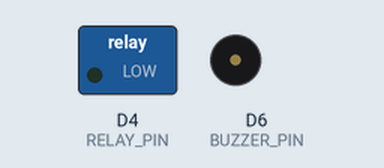
Bench run of a sketch on a simulated ESP8266 (NodeMCU). Parts: switched loads named in the sketch (green lamp = pin HIGH), buzzer (waves = sounding, pin HIGH). WiFi joins after 1.5 s; servers stay silent unless stated; uploads are accepted with an empty reply; what the sketch prints to the serial monitor is not drawn.

Above: at 2.3 s.
At 3.4 s:
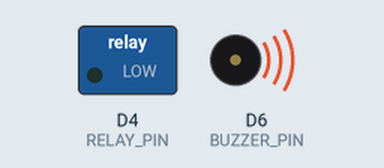
Timing chart, 0 to 4.7 s (numbered marks = the images above):
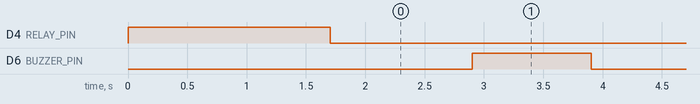

Measured:
- by itself, D4 (RELAY_PIN): HIGH → LOW at 1.7 s
- by itself, D6 (BUZZER_PIN): alternates HIGH for 1.0 s and LOW for 1.0 s

The sketch:

esp8266.ino
```cpp
#include <ESP8266WiFi.h>
#include <ESP8266WiFiMulti.h>
#include <ESP8266HTTPClient.h>
#include <ArduinoWebsockets.h>

#define WIFI_SSID "Your WiFi SSID"
#define WIFI_PASSWORD "your wifi password"

#define HOST "http://your-heroku-app-url-here"
#define WS_HOST "ws://your-heroku-app-url-here/esp8266"

#define SENSOR_PIN A0
#define BUZZER_PIN D6
#define RELAY_PIN  D4

using namespace websockets;

WebsocketsClient client;
bool autoAlertState = true;
bool useLightsState = true;
bool dismissed = false;

void setup() {
  Serial.begin(19200);
  Serial.setDebugOutput(true);

  pinMode(SENSOR_PIN, INPUT);
  pinMode(BUZZER_PIN, OUTPUT);
  pinMode(RELAY_PIN,  OUTPUT);

  digitalWrite(BUZZER_PIN, LOW);
  digitalWrite(RELAY_PIN, HIGH);

  connectToWiFi();
  connectWS();
}

void connectToWiFi() {
  Serial.print("Connecting to ");
  Serial.println(WIFI_SSID);
  WiFi.begin(WIFI_SSID, WIFI_PASSWORD);
  WiFi.setSleepMode(WIFI_NONE_SLEEP);
  WiFi.mode(WIFI_STA);
  while (WiFi.status() != WL_CONNECTED)
  {
    delay(500);
    Serial.print(".");
  }
  Serial.println();
  Serial.print("Connected, IP = ");
  Serial.println(WiFi.localIP());
}

void connectWS() {
  // Setup Callbacks
  client.onMessage(onMessageCallback);
  client.onEvent(onEventsCallback);
  // Connect to server
  client.connect(WS_HOST);
}

void onMessageCallback(WebsocketsMessage message) {
  String data = message.data();

  Serial.print("WS: ");
  Serial.println(data);

  if (data == "autoalert") {
    autoAlertState = true;
  } else if (data == "noautoalert") {
    autoAlertState = false;

  } else if (data == "uselights") {
    useLightsState = true;
  } else if (data == "nouselights") {
    useLightsState = false;

  } else if (data == "alert") {
    playSound();
  } else if (data == "dismiss") {
    dismissed = true;
  }
}

void onEventsCallback(WebsocketsEvent event, String data) {
  if (event == WebsocketsEvent::ConnectionOpened) {
    Serial.println("Connected to WS");
  } else if (event == WebsocketsEvent::ConnectionClosed) {
    Serial.println("WS connnection closed, trying to reconnect...");
    connectWS();
  }
}

int checkSensor() {
  int val = analogRead(SENSOR_PIN);
  return val < 600;
}

void playSound() {
  digitalWrite(BUZZER_PIN, HIGH);
  delay(1000);
  digitalWrite(BUZZER_PIN, LOW);
}

void turnOnLights() {
  digitalWrite(RELAY_PIN, LOW);
}

void sendAlert() {
  WiFiClient wifi;
  HTTPClient http;
  http.begin(wifi, String(HOST) + "/notify");
  http.POST("");
  http.end();
  Serial.println("Sent alert");
}

void waitForDismis() {
  for (;;) {
    delay(1000);
    client.poll();
    if (dismissed) {
      break;
    }

    if (autoAlertState) {
      playSound();
    }
  }

  return;
}

void loop() {

  bool sensorActive = checkSensor();

  if (dismissed) {
    // Turn off buzzer an lights
    digitalWrite(BUZZER_PIN, LOW);
    digitalWrite(RELAY_PIN, HIGH);

    // If nothing is being detected, set dismissed state to false
    // so we are back to listening and responding to sensor.
    if (!sensorActive) {
       Serial.println("Sensor inactive, starting to listen in 3 seconds...");
       dismissed = false;
    }

    client.poll();
    delay(3000);
    return;
  }

  if (sensorActive) {

    Serial.println("Detected");
    Serial.print("autoAlertState = ");
    Serial.println(autoAlertState);

    if (useLightsState) {
      turnOnLights();
    }

    sendAlert();
    waitForDismis();
  }

  client.poll();
  delay(2000);
}
```
